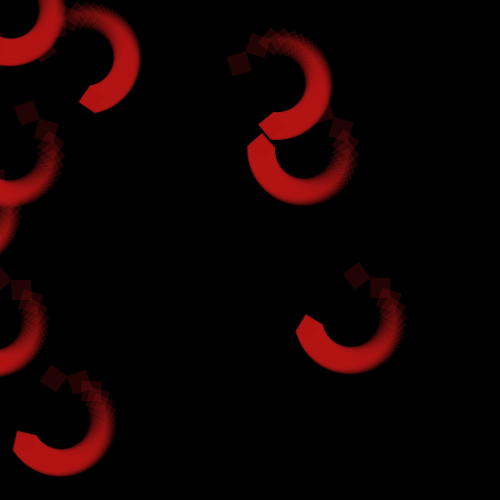
Frame 1 (no input)
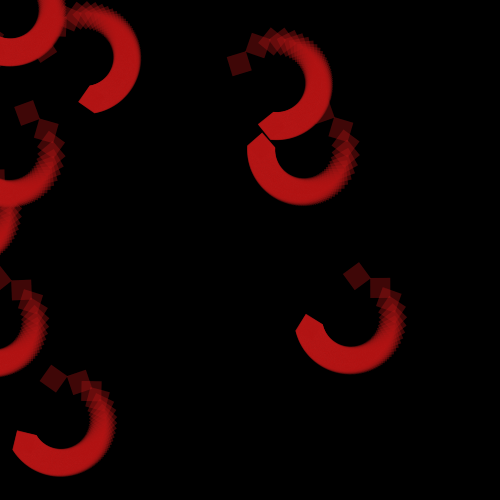
Frame 2 (the mouse pressed at the canvas centre, redrawn once)

The Processing sketch that drew these frames (run headless with seeded random() and noise(); the mouse was pressed at the canvas centre and the sketch redrawn once):

// Processing sketch: processing_83656
// ── processing_83656.pde

void setup()
{
  size(500,500);
  smooth();
  
  background(0);
  
}

void draw()
{
 for(int X=10; X<=500; X=X+60)
 for(int Y=10; Y<=500; Y=Y+60)
  { 

  translate(X,Y);
  
  //rotation du carré
  for(int i=1; i<=800; i=i+4)
  {
  noStroke();
  fill(180,20,20,50);
  
  rotate(PI/i);
  rect(20,20,20,20);
  }
   
  }
  
  noLoop();
  
}
